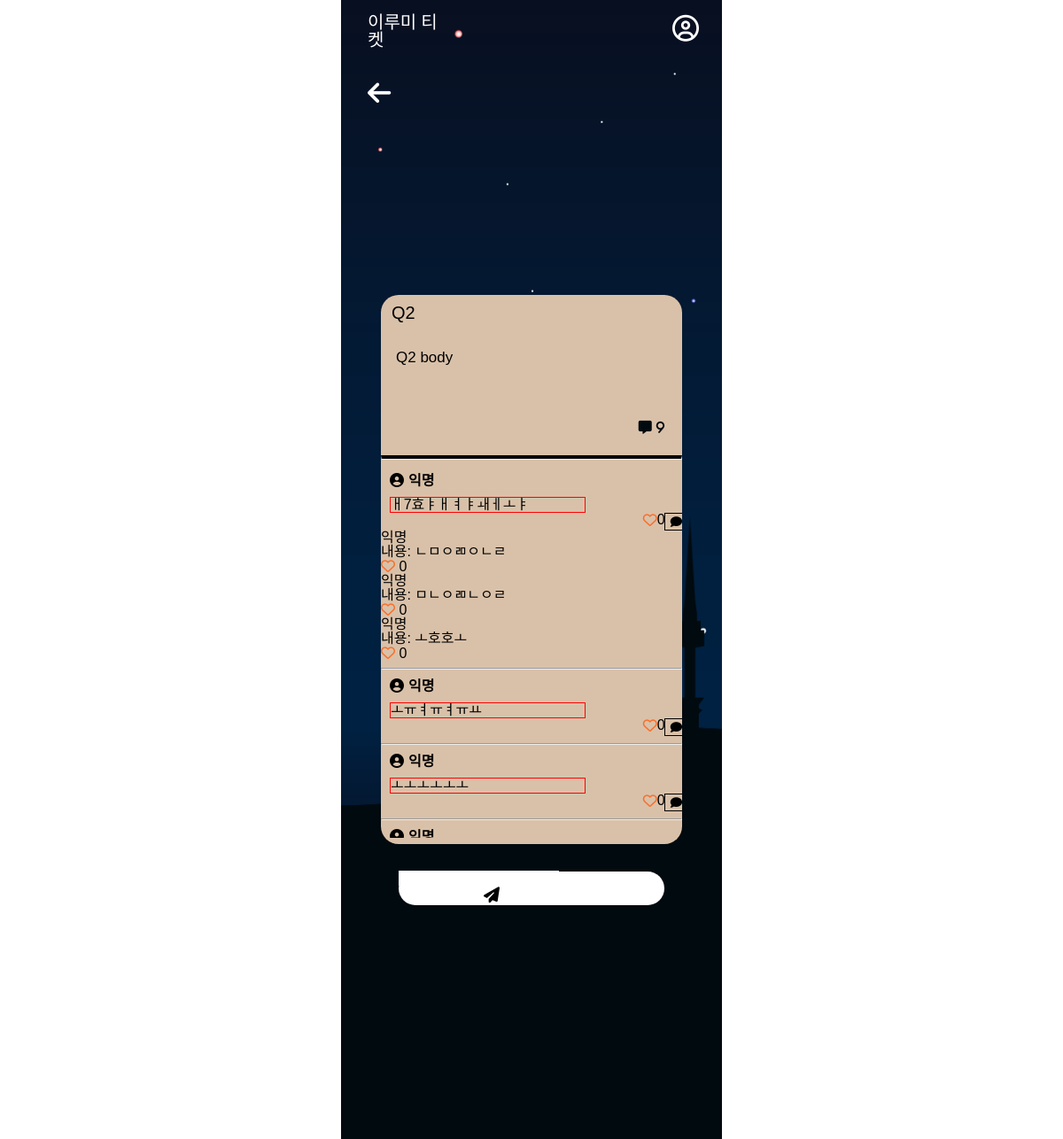
Page /qnapage/qnadetail/25/ on the committed database.
### qnapage/models.py (models this page shows, shortened)
class Qna(models.Model):
    title = models.CharField(max_length = 200)
    writer = models.ForeignKey(User, null=False, blank=False, on_delete=models.CASCADE)
    body = models.TextField()
    pub_date = models.DateTimeField()

class QnaComment(models.Model):
    content = models.TextField()
    pub_date = models.DateTimeField()
    writer = models.ForeignKey(User, null=False, blank=False, on_delete=models.CASCADE)
    qna = models.ForeignKey(Qna, null=False, blank=False, on_delete=models.CASCADE)
    comment_like = models.ManyToManyField(User, related_name='comment_likes', blank=True)
    comment_like_count = models.PositiveIntegerField(default = 0)
    comment_report_count = models.PositiveIntegerField(default=0)

class QnaReply(models.Model):
    content = models.TextField()
    pub_date = models.DateTimeField()
    writer = models.ForeignKey(User, null=False, blank=False, on_delete=models.CASCADE)
    comment = models.ForeignKey(QnaComment, null=False, blank=False, on_delete=models.CASCADE)
    reply_like = models.ManyToManyField(User, related_name='reply_like', blank=True)
    reply_like_count = models.PositiveIntegerField(default=0)
    reply_report_count = models.PositiveIntegerField(default=0)

### qnapage/views.py (the view, shortened to what this page needs)
# urls.py: path('qnadetail/<int:id>/', qnadetail, name="qnadetail"),
def qnadetail(request, id):
    qna = get_object_or_404(Qna, pk = id)
    if request.method == 'GET':
        comments = QnaComment.objects.filter(qna = qna)
        total_count = comments.count() + QnaReply.objects.filter(comment__in=comments).count()
        return render(request, 'qnapage/qnadetail.html',{
            'qna':qna,
            'comments':comments,
            'total_count':total_count,
            })
        if Report.objects.filter(ticket=ticket).count() >= 3:
            ticket.status = '보류'
        ticket.save()
    return render(request, 'qnapage/qnadetail.html', {'qna':qna})

### qnapage/templates/qnapage/qnadetail.html (shortened to what this page needs)
{% extends 'base.html' %}
{% block content %}
<!DOCTYPE html>
<html>
<head>
    <link rel="stylesheet" href="/static/css/qnadetail.css">
</head>
<body>
    <div class="wallpaper">
        <div class="backk">
            <a class="back" href="{% url 'qnapage:qnalistrecent' %}"><i class="fa-solid fa-arrow-left" style="color: #ffffff;"></i></a>
        </div>
        <div class = "text-wrapper">
            <section class="admintitle">
                <div class="title">
                    {{ qna.title }}
                    <div class="comment">
                        <i class="fa-solid fa-message" style="color: #010a0f;">{{ total_count }}</i>
                    </div>
                </div>
                <div class="body">
                    <p>{{ qna.body }}</p>
                </div>
                <hr class="hr-line">
            </section>
    <div class="comment_container">
        <div class="comment_list">
            {% for c in comments %}
                <div class="username">
                    <i class="fa-solid fa-circle-user"><span id="user">익명</span></i>
                </div>
                <div class="user-content">
                    <p class="content">{{c.content}}</p>
            <section class="likebutton">
                <a href="{% url 'qnapage:comment_likes' c.id %}">
                        {% if user in c.comment_like.all %}
                    <i class="fa-solid fa-heart filled" style="color: #f8702c;"></i>
                        {% else %}
                    <i class="fa-regular fa-heart" style="color: #f8702c;"></i>
                    {% endif %}
                    </a>
                {{ c.comment_like_count }}
        <div class="comment-buttons-reply-toggle">
            <div class="reply-toggle-container">
                <button class="reply-toggle"><i class="fa-solid fa-comment"></i></button>
            </div>
        </div>
        </div>
                <div class="replies">
                    {% for reply in c.qnareply_set.all %}
                        <h4>익명</h4>
                        <p>내용: {{ reply.content }}</p>
                        <a href="{% url 'qnapage:reply_likes' reply.id %}">
                            {% if user in reply.reply_like.all %}
                            <i class="fa-solid fa-heart filled" style="color: #f8702c;"></i>
                            {% else %}
                            <i class="fa-regular fa-heart" style="color: #f8702c;"></i>
                            {% endif %}
                        </a>
                        {{ reply.reply_like_count }}
                    {% endfor %}
                    <hr class="line">
                </div>
            {% endfor %}
        </div>
    </div>
    </div>
    <div class="comment_form">
        <form method="POST" action="{% url 'qnapage:qnadetail' qna.id %}">
            <input class="post-text" type="text" name="content" required>
            <button class="submit-button" type="submit">
                <i class="fa-solid fa-paper-plane"></i>
            </button>
        </form>
    </div>
</div>
</body>
</html>
{% endblock %}

### Lumiticket/static/css/base.css (style rules this page uses)
body { display: flex; justify-content: center; align-items: center; width: 100vw; height: 100vh; margin: 0%; }
.wallpaper { position: relative; max-width: 430px; width: 100%; height: 100vh; background-size: cover; background-image: url('image/배경.png'); background-repeat: no-repeat; }

### Lumiticket/static/css/qnadetail.css (style rules this page uses)
html, body, div, span, applet, object, iframe, h1, h2, h3, h4, h5, h6, p, blockquote, pre, a, abbr, acronym, address, big, cite, code, del, dfn, em, img, ins, kbd, q, s, samp, small, strike, strong, sub, sup, tt, var, b, u, i, center, dl, dt, dd, menu, ol, ul, li, fieldset, form, label, legend, table, caption, tbody, tfoot, thead, tr, th, td, article, aside, canvas, details, embed, figure, figcaption, footer, header, hgroup, main, menu, nav, output, ruby, section, summary, time, mark, audio, video { margin: 0; padding: 0; border: 0; font-size: 100%; font: inherit; vertical-align: baseline; font-family : Helvetica; }
article, aside, details, figcaption, figure, footer, header, hgroup, main, menu, nav, section { display: block; }
body { line-height: 1; }
* { box-sizing: border-box; }
a { text-decoration: none; color:inherit; }
.wallpaper { max-width: 430px; width: 100%; height: 100vh; background-size: cover; background-image: url('image/bgimage.png'); background-repeat: no-repeat; overflow: hidden; background-position: center; position: absolute; top: 50%; left: 50%; transform: translate(-50%, -50%); display: flex; justify-content: center; align-items: center; }
.backk { display: flex; position: absolute; justify-content: flex-start; font-size: 30px; list-style-type: none; text-decoration: none; z-index: 10000; top: 7%; left: 7%; }
.admintitle { border: none; height: 20%; justify-content: center; display: flex; flex-direction: column; }
.title { font-size: 20px; margin-top: 10px; margin-left: 12px; }
.body { width: 90%; margin-top: 5%; margin-left: 5%; height: 110px; font-size: 17px; }
.text-wrapper { position: relative; height: 620px; width: 340px; background-color: #D9C1A9; border-radius: 20px; }
.comment_container { height: 68%; overflow-y: scroll; margin-top: 67px; }
.comment_form { margin-top: 720px; display: flex; position: absolute; width: 300px; justify-content: center; align-items: center; background-color: white; height: 38px; border-radius: 20px; }
.username { margin-left: 10px; flex-direction: row; display: flex; margin-top: 10px; }
.fa-circle-user:before { margin-right: 5px; }
.user-content { display: flex; flex-direction: column; }
.comment { display: flex; position: relative; left: 85%; top: 320%; }
.fa-message { font-size: 15px; }
.fa-message:before { margin-right: 5px; }
.content { width: 65%; margin-left: 10px; border: 1px solid red; margin-top: 10px; }
.line { background-color:black; }
.likebutton { width: 13%; margin-left: 87%; display: flex; flex-direction: row; }
.post-text { border:none; }
.submit-button { border: none; background-color: transparent; margin-left: 90px; font-size: 18px; }
.hr-line { z-index: 1000000; position: absolute; width: 100%; margin-top: 250px; }
.admintitle hr.hr-line { border-top-color: black; border-top-width: 4px; }
.reply-toggle { border:none; background-color: transparent; border: 1px solid black; margin-left: -1px; height: 20px; }
.comment-buttons-reply-toggle { display: flex; align-items: center; width:50px; }
.reply-toggle-container { display: flex; align-items: center; }

### rows in the picture
Qna: title "Q2", body "Q2 body"
QnaComment: content "ㅐ7효ㅑㅐㅕㅑㅙㅔㅗㅑ", comment_like_count "0"
QnaReply: content "ㄴㅁㅇㄻㅇㄴㄹ", reply_like_count "0"
QnaReply: content "ㅁㄴㅇㄻㄴㅇㄹ", reply_like_count "0"
QnaReply: content "ㅗ호호ㅗ", reply_like_count "0"
QnaComment: content "ㅗㅠㅕㅠㅕㅠㅛ", comment_like_count "0"
QnaComment: content "ㅗㅗㅗㅗㅗㅗ", comment_like_count "0"

### other values in the picture
{{ total_count }} "9"
